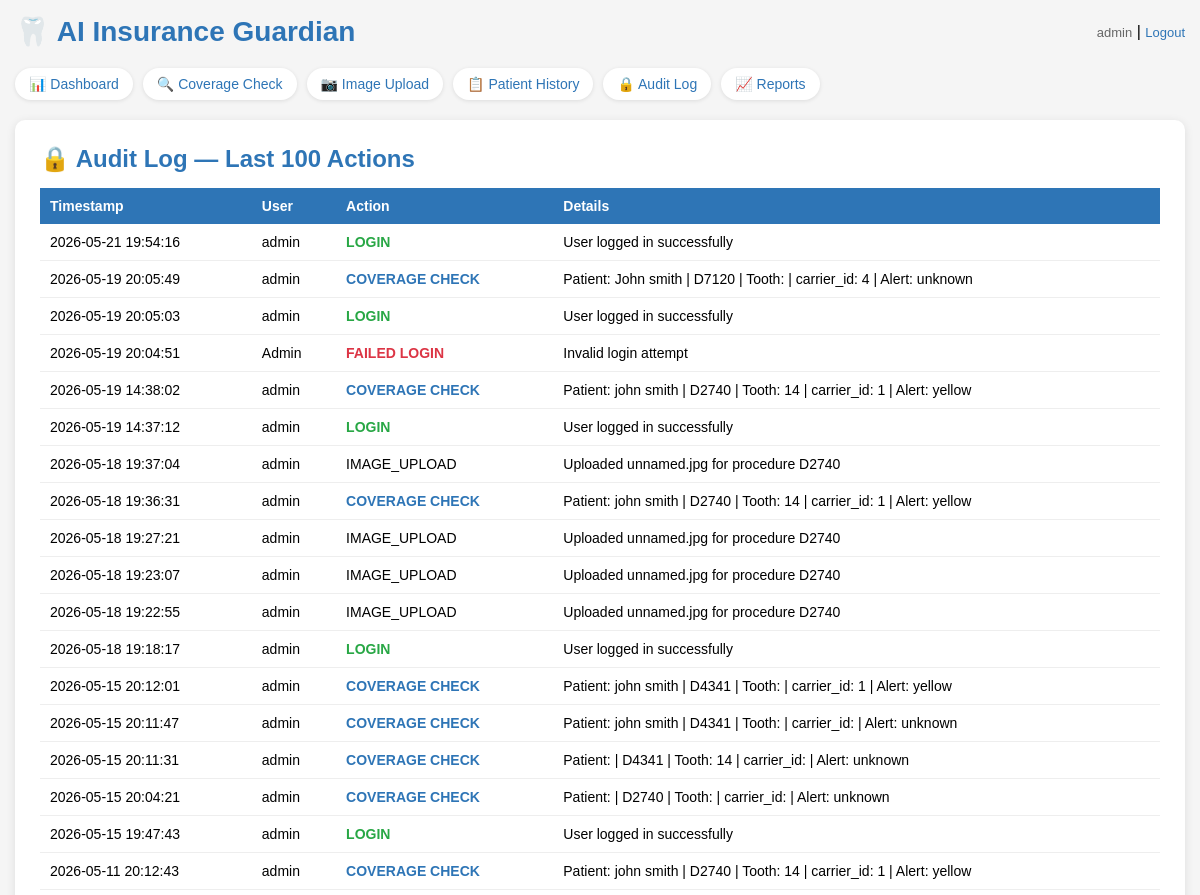
/audit (signed in, upper part), run on an earlier commit of the app's database.
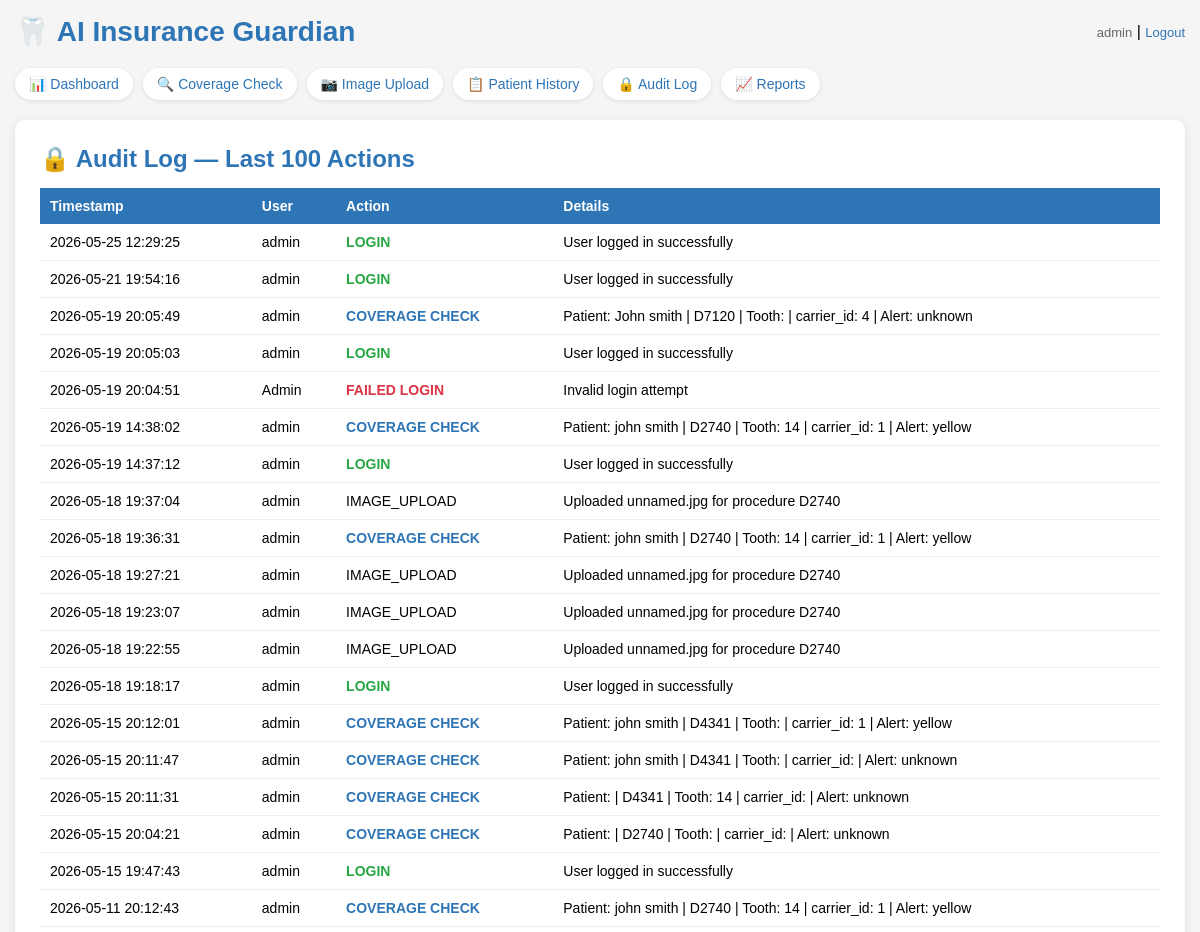
And on a later commit of the database.
### tables this page shows
CREATE TABLE users (
            id INTEGER PRIMARY KEY,
            username TEXT UNIQUE NOT NULL,
            password TEXT NOT NULL,
            role TEXT DEFAULT 'staff'
        );

CREATE TABLE audit_log (id INTEGER PRIMARY KEY, username TEXT, action TEXT, details TEXT, timestamp TEXT);

### app.py (the view)
@app.route("/audit")
@login_required
def audit():
    conn = get_db()
    cursor = conn.cursor()
    cursor.execute("SELECT * FROM audit_log ORDER BY timestamp DESC LIMIT 100")
    records = cursor.fetchall()
    conn.close()
    return render_template("audit.html", records=records)

### app.py (called while the page is built)
def get_db():
    conn = sqlite3.connect("insurance_guardian.db")
    conn.row_factory = sqlite3.Row
    return conn

@login_manager.user_loader
def load_user(user_id):
    conn = get_db()
    cursor = conn.cursor()
    cursor.execute("SELECT * FROM users WHERE id = ?", (user_id,))
    row = cursor.fetchone()
    conn.close()
    if row:
        return User(row["id"], row["username"], row["role"])
    return None

### templates/audit.html (shortened to what this page needs)
<!DOCTYPE html>
<html>
<head>
</head>
<body>
    <div class="header">
        <h1>🦷 AI Insurance Guardian</h1>
        <div>
            <span class="user-info">{{ current_user.username }}</span> |
            <a href="/logout" class="logout">Logout</a>
        </div>
    </div>
    <div class="nav">
        <a href="/dashboard" class="active">📊 Dashboard</a>
        <a href="/">🔍 Coverage Check</a>
        <a href="/upload">📷 Image Upload</a>
        <a href="/history">📋 Patient History</a>
        <a href="/audit">🔒 Audit Log</a>
        <a href="/reports">📈 Reports</a>
    </div>
    <div class="results-box">
        <h2>🔒 Audit Log — Last 100 Actions</h2>
        <table>
            <tr>
                <th>Timestamp</th>
                <th>User</th>
                <th>Action</th>
                <th>Details</th>
            </tr>
            {% for record in records %}
            <tr>
                <td>{{ record[4] }}</td>
                <td>{{ record[1] }}</td>
                <td>
                    {% if record[2] == 'LOGIN' %}<span class="action-login">LOGIN</span>
                    {% elif record[2] == 'LOGOUT' %}<span class="action-logout">LOGOUT</span>
                    {% elif record[2] == 'COVERAGE_CHECK' %}<span class="action-check">COVERAGE CHECK</span>
                    {% elif record[2] == 'FAILED_LOGIN' %}<span class="action-failed">FAILED LOGIN</span>
                    {% else %}{{ record[2] }}{% endif %}
                </td>
                <td>{{ record[3] }}</td>
            </tr>
            {% endfor %}
        </table>
    </div>
</body>
</html>

### templates/audit.html (style rules this page uses)
* { box-sizing: border-box; margin: 0; padding: 0; }
body { font-family: Arial, sans-serif; background-color: #f5f5f5; padding: 15px; }
.header { display: flex; justify-content: space-between; align-items: center; margin-bottom: 20px; flex-wrap: wrap; gap: 10px; }
h1 { color: #2E75B6; font-size: clamp(20px, 4vw, 28px); }
.nav { display: flex; flex-wrap: wrap; gap: 10px; margin-bottom: 20px; }
.nav a { color: #2E75B6; text-decoration: none; font-size: 14px; background: white; padding: 8px 14px; border-radius: 20px; box-shadow: 0 1px 4px rgba(0,0,0,0.1); }
.user-info { color: #666; font-size: 13px; }
.logout { color: #2E75B6; text-decoration: none; font-size: 13px; }
.results-box { background: white; padding: 25px; border-radius: 10px; box-shadow: 0 2px 10px rgba(0,0,0,0.1); }
.results-box h2 { color: #2E75B6; margin-bottom: 15px; }
table { width: 100%; border-collapse: collapse; font-size: 14px; }
th { background: #2E75B6; color: white; padding: 10px; text-align: left; }
td { padding: 10px; border-bottom: 1px solid #eee; }
.action-login { color: #28a745; font-weight: bold; }
.action-check { color: #2E75B6; font-weight: bold; }
.action-failed { color: #dc3545; font-weight: bold; }

What changed in the data, as far as the page shows it:
added audit_log: timestamp "2026-05-25 12:29:25", username "admin", action "LOGIN", details "User logged in successfully"
